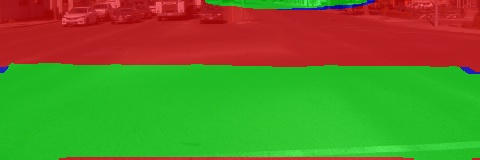
#> input picture src/ttu_autolab/src/python/fcn/2.jpg, 480 x 160 px
$ python anno_color_change.py ../../../../src/ttu_autolab/src/python/fcn/2.jpg
#> lines starting #> are read from the running program, lines starting #| are printed output that depends on the picture
#!/usr/bin/env python3
# -*- coding: utf-8 -*-
'''
Script to change the annotation pixel to same as Waymo.
Original RGB image: green->car, red->human
New greyscale image: 1->car, 2->human, 0->all the rest
'''
import cv2
import argparse
from PIL import Image
import numpy as np
import matplotlib.pyplot as plt

parser = argparse.ArgumentParser(description='Annotation color change')
parser.add_argument('anno', type=str, help='Path to original annotation file')
args = parser.parse_args()

im = Image.open(args.anno)
#> im is the input picture: PIL image 480x160 RGB; mean R, G, B 97.7, 126.4, 39.7
im = im.convert('RGB')

data = np.array(im)
red, green, blue = data.T
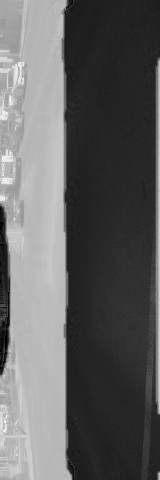
#> red: shape (480, 160); min 0, max 249, mean 97.7
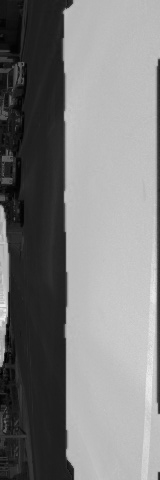
#> green: shape (480, 160); min 0, max 241, mean 126.4
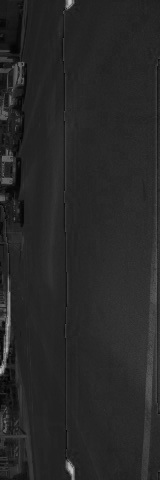
#> blue: shape (480, 160); min 0, max 200, mean 39.7

car_areas = (red == 0) & (blue == 0) & (green == 255)
#> car_areas: shape (480, 160) bool; every value is 0
human_areas = (red == 255) & (blue == 0) & (green == 0)
data[..., :][car_areas.T] = (1, 1, 1)
data[..., :][human_areas.T] = (2, 2, 2)

data[~(car_areas.T | human_areas.T)] = (0, 0, 0)
#> data: shape (160, 480, 3); every value is 0

im_gray = cv2.cvtColor(data, cv2.COLOR_BGR2GRAY)
#> im_gray: shape (160, 480); every value is 0
anno_path = args.anno.replace('annotation_rgb', 'annotation_gray')
cv2.imwrite(anno_path, im_gray)

# im1 = Image.fromarray(data)
# plt.imshow(im_gray)
# plt.show()
